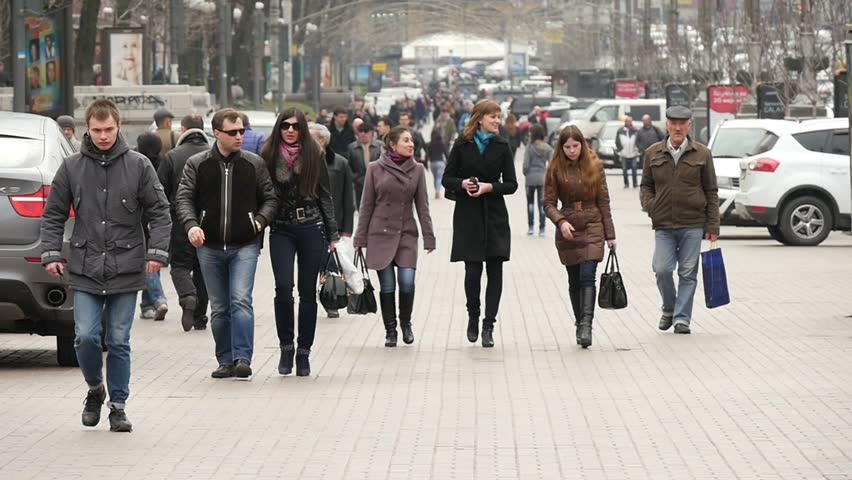
#> input picture Exercises/exercise_09_code/inputs/people01.jpg, 852 x 480 px
$ python hog_descriptor.py   (older library calls are emulated)
#> lines starting #> are read from the running program, lines starting #| are printed output that depends on the picture
import cv2
import numpy as np
import matplotlib.gridspec as gridspec
import matplotlib.pyplot as plt
import matplotlib
import math

from functools import partial
from matplotlib.patches import Rectangle
from matplotlib.widgets import Slider
from skimage import exposure
from skimage import feature


matplotlib.use("tkagg")
# Global variables.
pressed = False
rect = Rectangle((0, 0), 0, 0, facecolor='None', edgecolor='green', linestyle="dashed")
x0 = 0
y0 = 0
width = 0
height = 0
roi = np.zeros((1, 1), np.uint8)
pixels_per_cell = 8
cells_per_block = 2
bins = 8


# [255 lines left out: functions on_press, on_release, on_motion, update_ppc, update_cpb, update_orientation and 3 more, not called in this run]


# Input image.
filename = "./inputs/people01.jpg"
image = cv2.imread(filename)
#> image is the input picture: shape (480, 852, 3); mean B, G, R 141.6, 146.7, 152.3
image = cv2.cvtColor(image, cv2.COLOR_BGR2RGB)

# Matplotlib grid.
G = gridspec.GridSpec(2, 4)

# Input image subplot.
image_ax = plt.subplot(G[0, 0:2])
image_ax.add_patch(rect)
image_ax.imshow(image)
image_ax.set_title("Input Image (%d X %d)" % (image.shape[1], image.shape[0]))
image_ax.set_axis_off()

# Connect the mouse events to their relevant callbacks
plt.connect('button_press_event', on_press)
plt.connect('button_release_event', on_release)
plt.connect('motion_notify_event', on_motion)

# Histogram subplot.
hist_ax = plt.subplot(G[0, 2:4], polar=True)
hist_ax.set_title("Polar Histogram")
hist_ax.set_xticklabels([])
hist_ax.set_yticklabels([])

# Region of Interest subplot.
roi_ax = plt.subplot(G[1, 0])
roi_ax.set_title("Region of Interest")
roi_ax.set_axis_off()

# Resized subplot.
resized_ax = plt.subplot(G[1, 1])
resized_ax.set_title("Resized")
resized_ax.set_axis_off()

# Sobel subplot.
sobel_ax = plt.subplot(G[1, 2])
sobel_ax.set_title("Sobel")
sobel_ax.set_axis_off()

# HOG subplot.
hog_ax = plt.subplot(G[1, 3])
hog_ax.set_title("HOG")
hog_ax.set_axis_off()

# Define the pixel per cell slider.
axcolor = "lightgoldenrodyellow"
ppc_ax = plt.axes([0.1225, 0.02, 0.78, 0.03], facecolor=axcolor)
ppc_ax = Slider(ppc_ax, "Pixel per Cell", 1, 5, valinit=3, valfmt="%i")
ppc_ax.on_changed(partial(update_ppc, ppc_ax))
ppc_ax.valtext.set_text("8")

# Define the cells per block slider.
axcolor = "lightgoldenrodyellow"
cpb_ax = plt.axes([0.1225, 0.06, 0.78, 0.03], facecolor=axcolor)
cpb_ax = Slider(cpb_ax, "Cells per Block", 2, 7, valinit=2, valfmt="%i")
cpb_ax.on_changed(partial(update_cpb, cpb_ax))
cpb_ax.valtext.set_text("2")

# Define the orientation slider.
axcolor = "lightgoldenrodyellow"
orientation_ax = plt.axes([0.1225, 0.1, 0.78, 0.03], facecolor=axcolor)
orientation_ax = Slider(orientation_ax, "Orientation", 2, 20, valinit=8, valfmt="%i")
orientation_ax.on_changed(partial(update_orientation, orientation_ax))
orientation_ax.valtext.set_text("8")

plt.show()
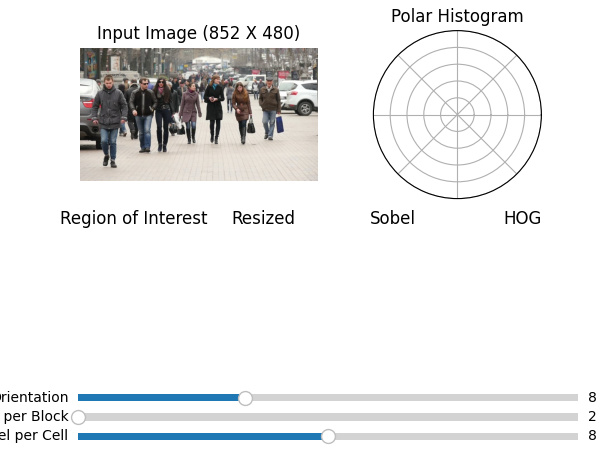
#> figure drawn by matplotlib, 4 panels

$ run again, with Exercises/exercise_09_code/inputs/people02.jpg copied over Exercises/exercise_09_code/inputs/people01.jpg
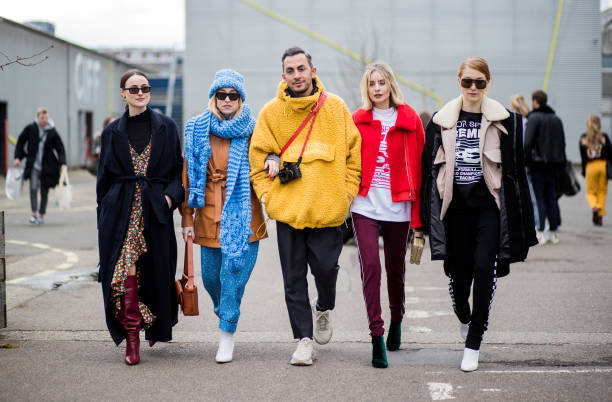
#> input picture Exercises/exercise_09_code/inputs/people02.jpg, 612 x 402 px
#> image is the input picture: shape (402, 612, 3); mean B, G, R 129.4, 130.9, 139.8
#> `plt.show()`:
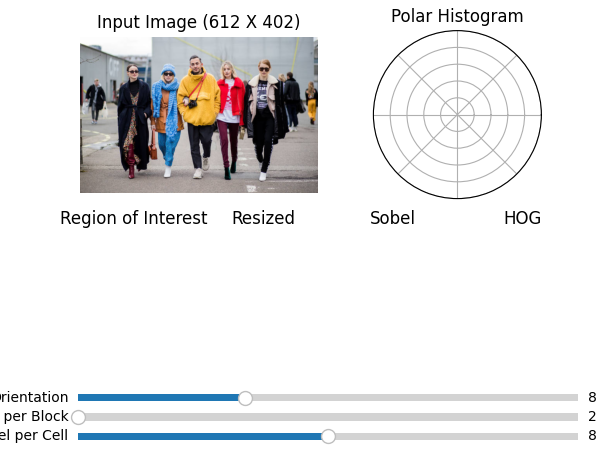
#> figure drawn by matplotlib, 4 panels

$ run again, with Exercises/exercise_09_code/inputs/people03.jpg copied over Exercises/exercise_09_code/inputs/people01.jpg
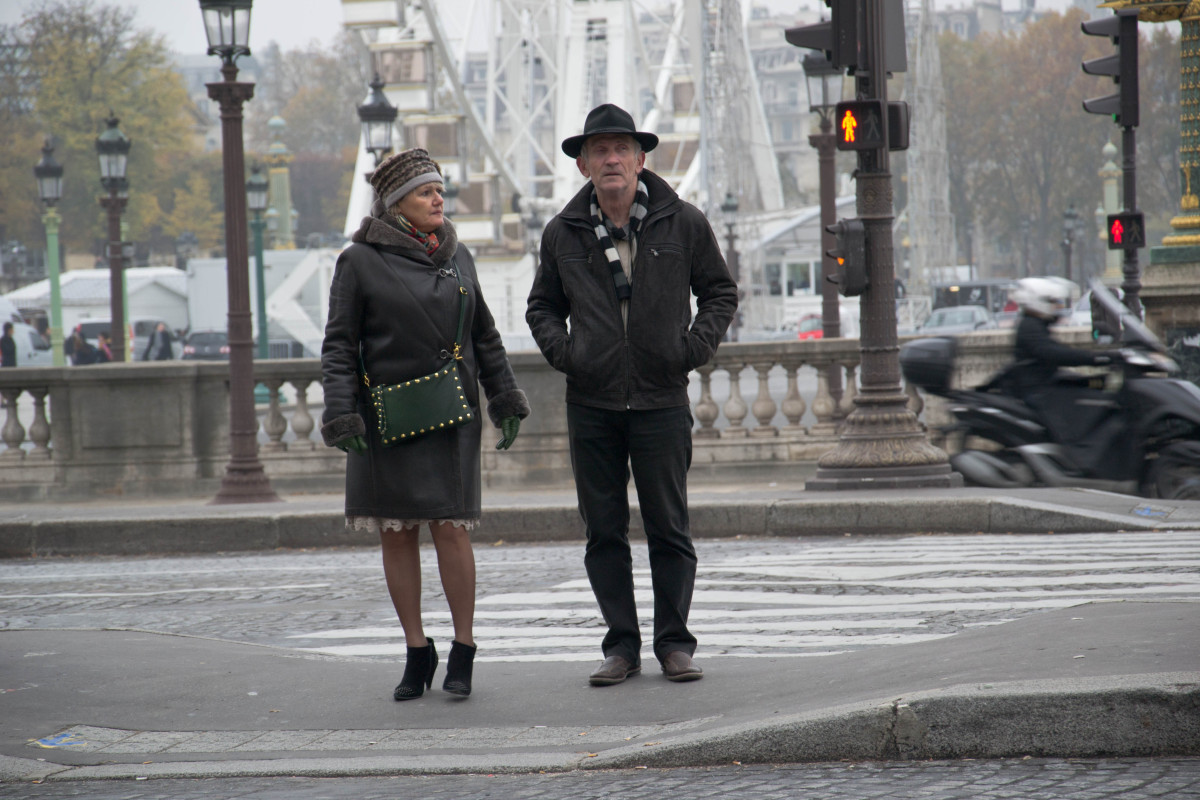
#> input picture Exercises/exercise_09_code/inputs/people03.jpg, 1200 x 800 px
#> image is the input picture: shape (800, 1200, 3); mean B, G, R 121.2, 121.5, 122
#> `plt.show()`:
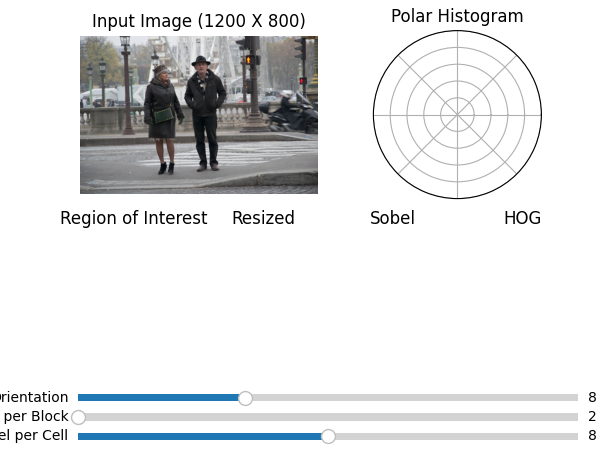
#> figure drawn by matplotlib, 4 panels

$ run again, with Exercises/exercise_09_code/inputs/people04.jpg copied over Exercises/exercise_09_code/inputs/people01.jpg
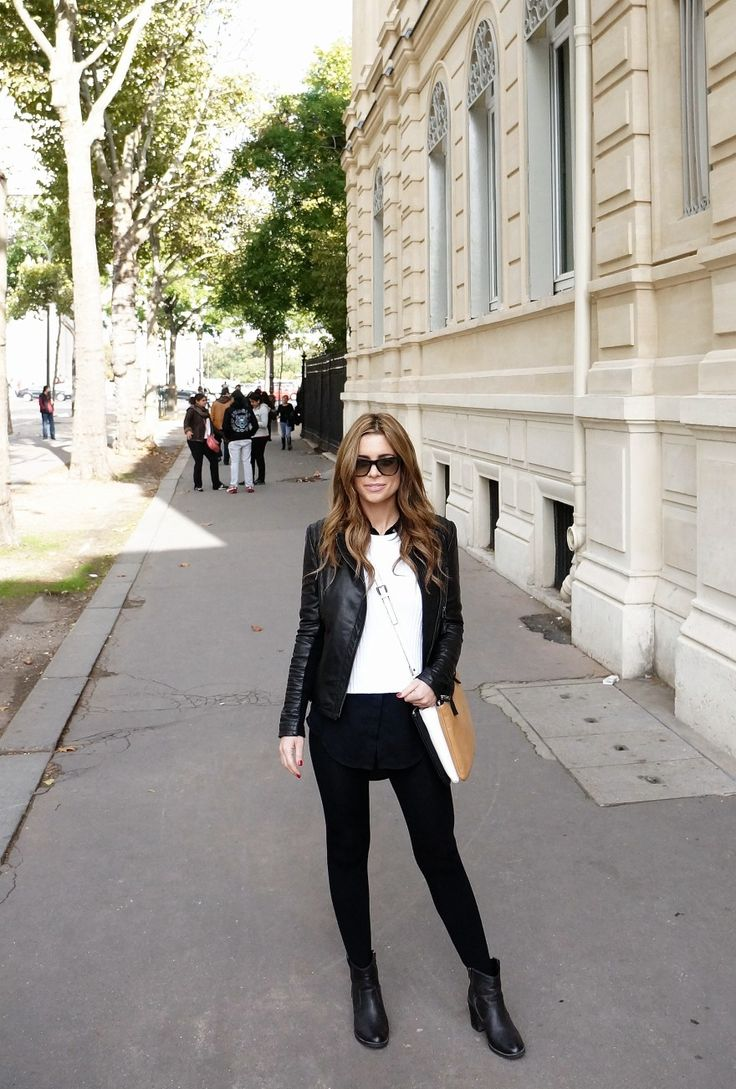
#> input picture Exercises/exercise_09_code/inputs/people04.jpg, 736 x 1089 px
#> image is the input picture: shape (1089, 736, 3); mean B, G, R 144.8, 154.6, 159.6
#> `plt.show()`:
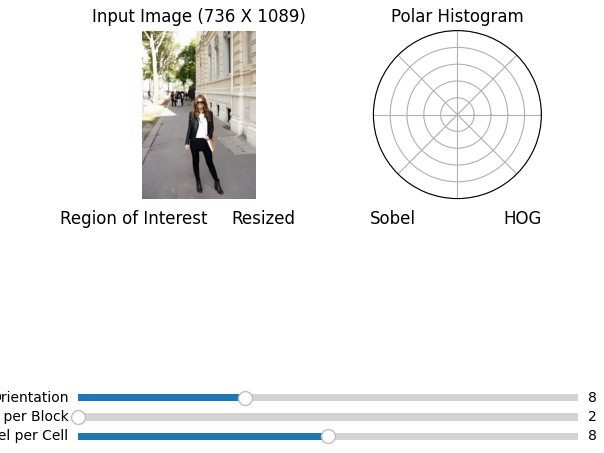
#> figure drawn by matplotlib, 4 panels
